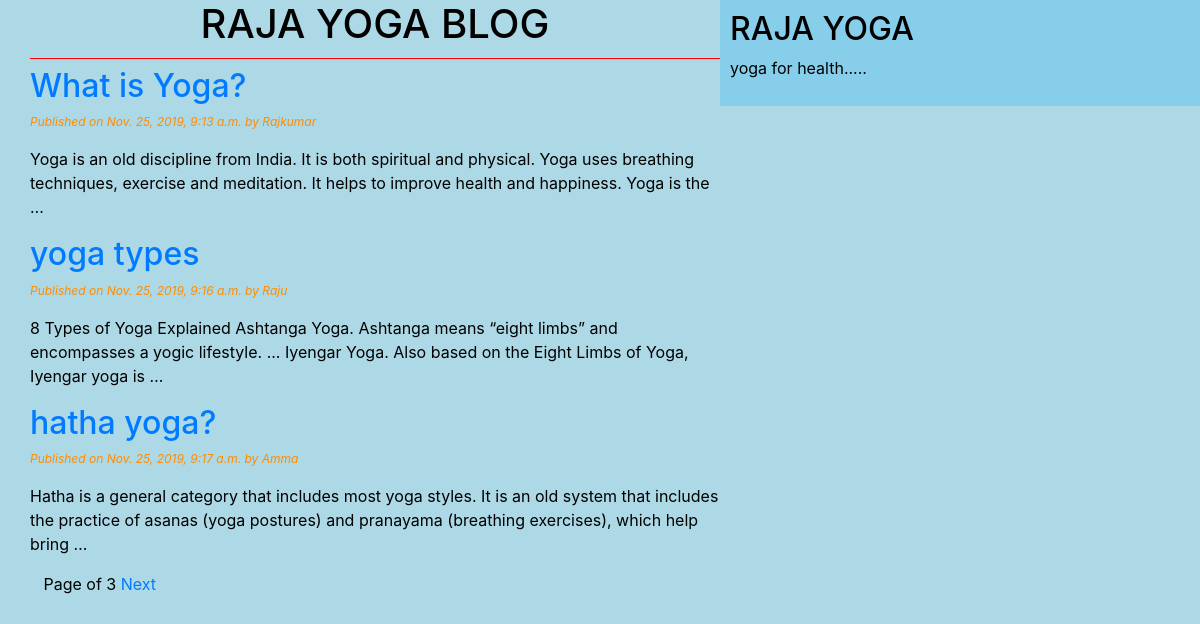
The page / on the database its author committed.
### yogaapp1/models.py (models this page shows, shortened)
class Post(models.Model):
    STATUS_CHOICES=(('draft','Draft'),('published','Published'))
    title=models.CharField(max_length=264)
    slug=models.SlugField(max_length=264,unique_for_date='publish')
    author=models.ForeignKey(User,related_name='blog_posts',on_delete = models.CASCADE)
    body=models.TextField()
    publish=models.DateTimeField(default=timezone.now)
    created=models.DateTimeField(auto_now_add=True)
    updated=models.DateTimeField(auto_now=True)
    status=models.CharField(max_length=10,choices=STATUS_CHOICES,default='draft')
    class Meta:
        ordering=('-publish',)
    class Meta:
        verbose_name_plural = "posting"

### yogaapp1/views.py (the view)
# urls.py: path('', views.post_list_view),
def post_list_view(request):
    post_list=Post.objects.all()
    paginator=Paginator(post_list,3)
    page_number=request.GET.get('page')
    try:
        post_list=paginator.page(page_number)
    except PageNotAnInteger:
        post_list=paginator.page(1)
    except EmptyPage:
        post_list=paginator.page(paginator.num_pages)
    return render(request,'blog/post_list.html',{'post_list':post_list})

### templates/blog/post_list.html (shortened to what this page needs)
{%extends 'blog/base.html'%}
  {% block content %}
    <h1>RAJA YOGA BLOG</h1>
    {%for post in post_list%}
    <a href="{% url 'posting' post.id %}"><h2>{{post.title}}</h2></a>
      <p id='date'> Published on {{post.publish}} by {{post.author|title}}</p>
        {{post.body|truncatewords:30|linebreaks}}
    {%endfor %}
      {% include 'blog/pagination.html' with page=post_list %}
  {% endblock%}

### templates/blog/base.html (shortened to what this page needs)
<!DOCTYPE html>
{% load staticfiles %}
<html lang="en" dir="ltr">
  <head><link rel="stylesheet" href="https://stackpath.bootstrapcdn.com/bootstrap/4.3.1/css/bootstrap.min.css">
<link rel="stylesheet" href="{% static "css/blog.css"%}">
  </head>
  <body>
   <div class="content">
     {% block content %}{% endblock%}
   </div>
   <div class="sidebar">
     <h2>RAJA YOGA</h2>
     <p>yoga for health.....</p>
   </div>
  </body>
</html>

### templates/blog/pagination.html (shortened to what this page needs)
<div class="paginator">
<span class="current">
    Page{{ page_number }} of {{ page.paginator.num_pages }}
</span>
<span>
    {% if page.has_next %}
        <a href="?page={{ page.next_page_number }}">Next</a>
        {% endif %}
</span>&nbsp;&nbsp;
</div>

### static/css/blog.css (style rules this page uses)
.content { width:60%; float:left;; padding: 0 0 0 30px; background: lightblue; height:100%; }
.sidebar { width: 40%; float: right; padding: 10px; background: skyblue; height: 100%; }
h1 { text-align: center; border-bottom: 1px solid red; padding-bottom: 10px; }
body { color: inherit; background: lightblue; }
#date { color: darkorange; font-size: 12px; font-style: italic; }

### rows shown on the page
Post: title "What is Yoga?", publish "Nov. 25, 2019, 9:13 a.m.", author "Rajkumar", body "Yoga is an old discipline from India. It is both spiritual and physical. Yoga uses breathing techniques, exercise and meditation. It helps to improve health and happiness. Yoga is the …"
Post: title "yoga types", publish "Nov. 25, 2019, 9:16 a.m.", author "Raju", body "8 Types of Yoga Explained Ashtanga Yoga. Ashtanga means “eight limbs” and encompasses a yogic lifestyle. ... Iyengar Yoga. Also based on the Eight Limbs of Yoga, Iyengar yoga is …"
Post: title "hatha yoga?", publish "Nov. 25, 2019, 9:17 a.m.", author "Amma", body "Hatha is a general category that includes most yoga styles. It is an old system that includes the practice of asanas (yoga postures) and pranayama (breathing exercises), which help bring …"

### other values the page prints
{{ page.paginator.num_pages }} "3"
